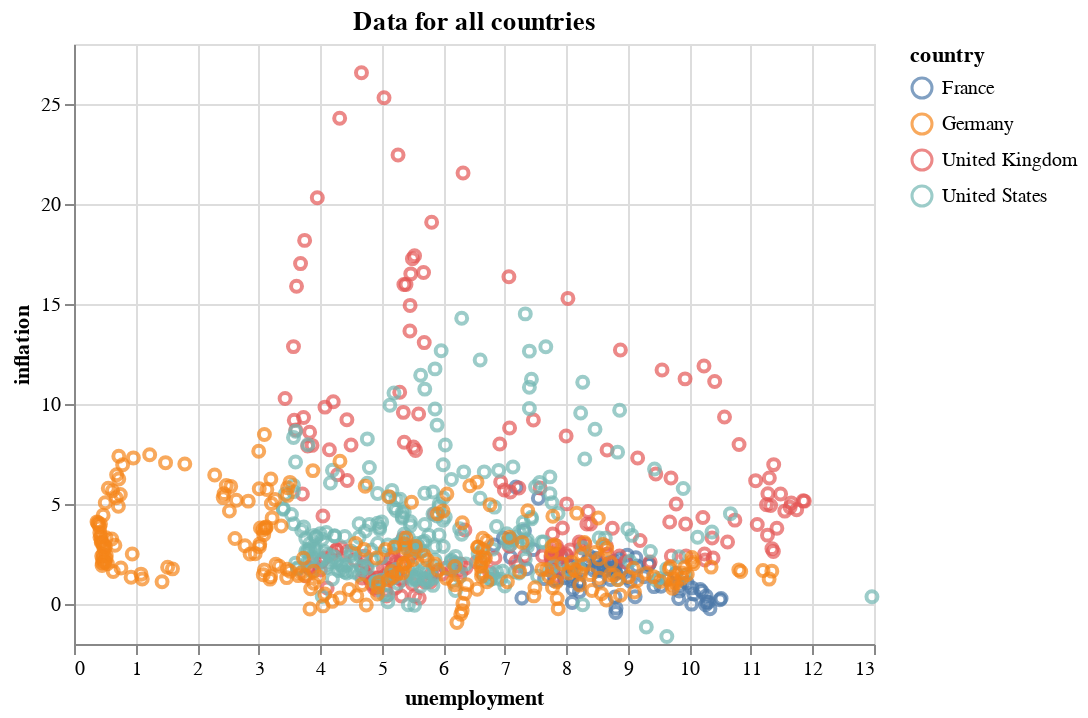

Write notebook code for a chart like this one.
### Code cell
# solution: 
chart = alt.Chart(df, title="Data for all countries").mark_point().encode(
    x='unemployment',
    y='inflation',
    color="country",
)
chart

### Figure 1 — Vega-Lite specification as saved in the notebook (floating-point values rounded to 4 significant figures; data arrays with more than 128 entries replaced by an {"elided": "..."} marker saying what was removed)
{"config": {"view": {"continuousWidth": 400, "continuousHeight": 300}}, "data": {"name": "data-fadf9957ac13d05d3f3350711eea4cf4"}, "mark": "point", "encoding": {"color": {"type": "nominal", "field": "country"}, "x": {"type": "quantitative", "field": "unemployment"}, "y": {"type": "quantitative", "field": "inflation"}}, "title": "Data for all countries", "$schema": "https://vega.github.io/schema/vega-lite/v4.8.1.json", "datasets": {"data-fadf9957ac13d05d3f3350711eea4cf4": {"elided": "796 records"}}}
